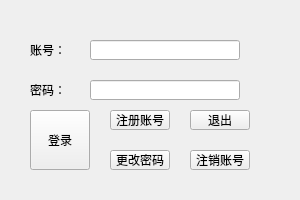
<?xml version="1.0" encoding="UTF-8"?>
<ui version="4.0">
 <class>Widget</class>
 <widget class="QWidget" name="Widget">
  <property name="enabled">
   <bool>true</bool>
  </property>
  <property name="geometry">
   <rect>
    <x>0</x>
    <y>0</y>
    <width>300</width>
    <height>200</height>
   </rect>
  </property>
  <property name="windowTitle">
   <string>Widget</string>
  </property>
  <widget class="QLabel" name="label">
   <property name="geometry">
    <rect>
     <x>30</x>
     <y>40</y>
     <width>40</width>
     <height>20</height>
    </rect>
   </property>
   <property name="text">
    <string>账号：</string>
   </property>
  </widget>
  <widget class="QPushButton" name="pushButton_2">
   <property name="geometry">
    <rect>
     <x>190</x>
     <y>110</y>
     <width>60</width>
     <height>20</height>
    </rect>
   </property>
   <property name="text">
    <string>退出</string>
   </property>
  </widget>
  <widget class="QPushButton" name="pushButton">
   <property name="geometry">
    <rect>
     <x>30</x>
     <y>110</y>
     <width>60</width>
     <height>60</height>
    </rect>
   </property>
   <property name="text">
    <string>登录</string>
   </property>
  </widget>
  <widget class="QLineEdit" name="lineEdit_2">
   <property name="geometry">
    <rect>
     <x>90</x>
     <y>80</y>
     <width>150</width>
     <height>20</height>
    </rect>
   </property>
  </widget>
  <widget class="QPushButton" name="pushButton_4">
   <property name="geometry">
    <rect>
     <x>110</x>
     <y>150</y>
     <width>60</width>
     <height>20</height>
    </rect>
   </property>
   <property name="text">
    <string>更改密码</string>
   </property>
  </widget>
  <widget class="QLineEdit" name="lineEdit">
   <property name="geometry">
    <rect>
     <x>90</x>
     <y>40</y>
     <width>150</width>
     <height>20</height>
    </rect>
   </property>
  </widget>
  <widget class="QPushButton" name="pushButton_3">
   <property name="geometry">
    <rect>
     <x>110</x>
     <y>110</y>
     <width>60</width>
     <height>20</height>
    </rect>
   </property>
   <property name="text">
    <string>注册账号</string>
   </property>
  </widget>
  <widget class="QLabel" name="label_2">
   <property name="geometry">
    <rect>
     <x>30</x>
     <y>80</y>
     <width>40</width>
     <height>20</height>
    </rect>
   </property>
   <property name="text">
    <string>密码：</string>
   </property>
  </widget>
  <widget class="QPushButton" name="pushButton_5">
   <property name="geometry">
    <rect>
     <x>190</x>
     <y>150</y>
     <width>60</width>
     <height>20</height>
    </rect>
   </property>
   <property name="text">
    <string>注销账号</string>
   </property>
  </widget>
 </widget>
 <resources/>
 <connections/>
</ui>
